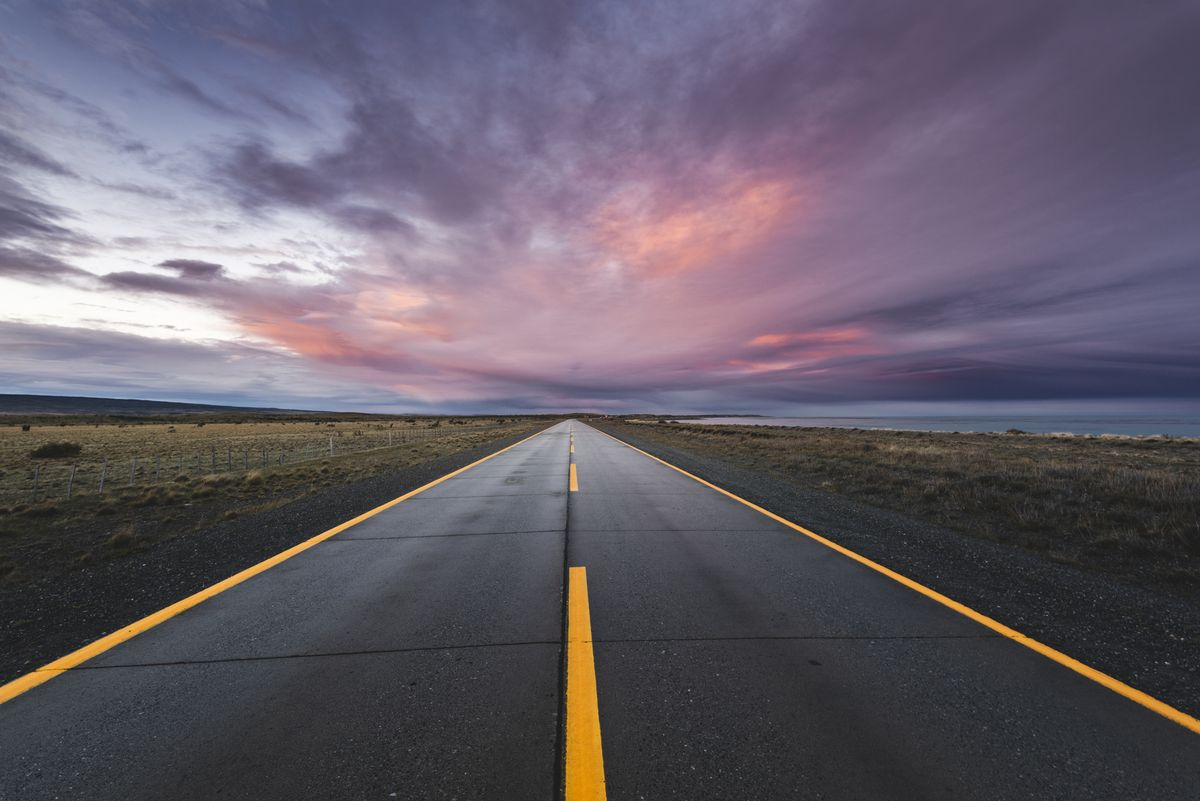
#> input picture road1.jpg, 1200 x 801 px
$ python road_detection2.py
#> lines starting #> are read from the running program, lines starting #| are printed output that depends on the picture; after the words box and inside, x2 and y2 are one past the last pixel; in counts of white or black regions, pixels touching at a corner belong together

import matplotlib.pylab as plt
import cv2
import numpy as np


def draw_the_lines(img, lines):
    img = np.copy(img)
    blank_image = np.zeros((img.shape[0], img.shape[1], 3), dtype=np.uint8)

    for line in lines:
        for x1, y1, x2, y2 in line:
            cv2.line(blank_image, (x1,y1), (x2,y2), (0, 255, 0), thickness=10)

    img = cv2.addWeighted(img, 0.8, blank_image, 1, 0.0)
    return img

imag = cv2.imread('road1.jpg')
#> imag is the input picture: shape (801, 1200, 3); mean B, G, R 105.1, 93.4, 100.3
image = cv2.cvtColor(imag, cv2.COLOR_BGR2RGB)

def process(image):
    print(image.shape)
    height = image.shape[0]
    width = image.shape[1]
    region_of_interest_vertices = [
        (0, height),
        (width/2, height/2),
        (width, height)
    ]
    gray_image = cv2.cvtColor(image, cv2.COLOR_BGR2GRAY)
    gaussian_image = cv2.GaussianBlur(gray_image, (13,13),0)
    canny_image = cv2.Canny(gaussian_image, 50, 200)

    lines = cv2.HoughLinesP(canny_image,
                            rho=2,
                            theta=np.pi/180,
                            threshold=100,
                            lines=np.array([]),
                            minLineLength=40,
                            maxLineGap=100)
    image_with_lines = draw_the_lines(image, lines)
    return image_with_lines


gray = cv2.cvtColor(image, cv2.COLOR_BGR2GRAY)
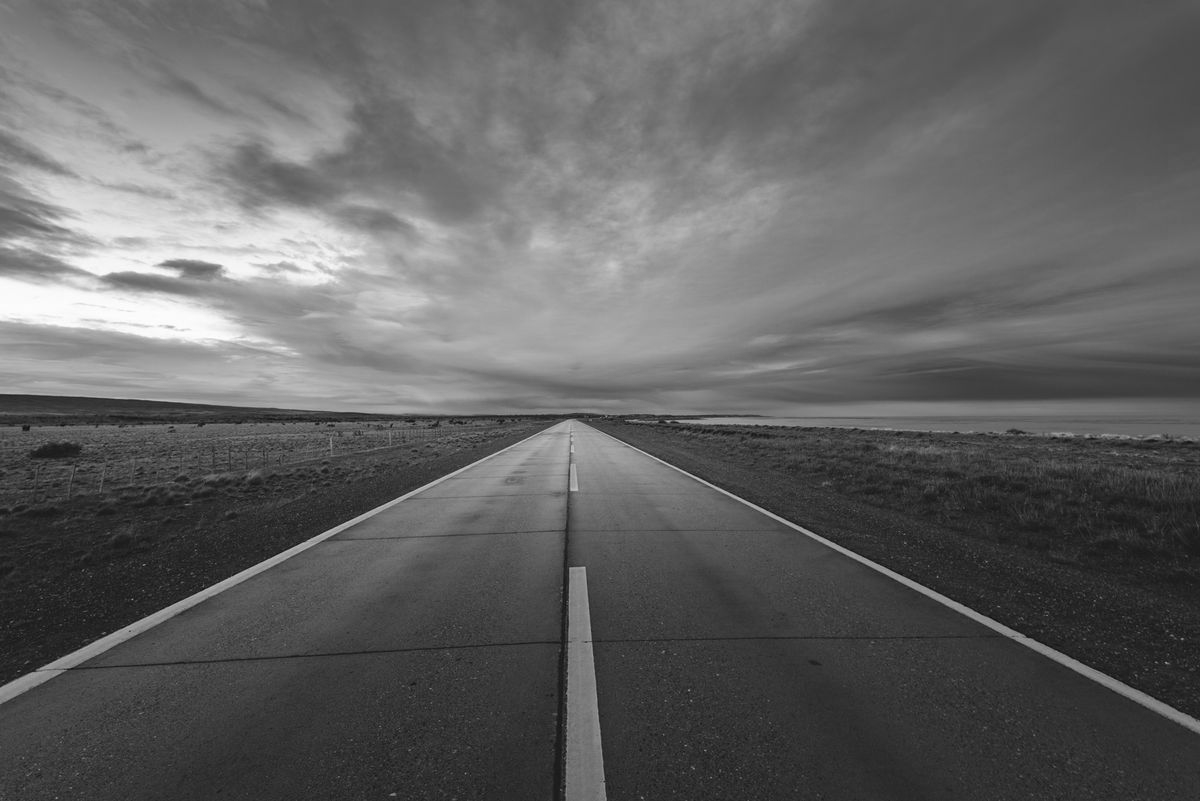
#> gray: shape (801, 1200); min 10, max 254, mean 97.7
gaussian = cv2.GaussianBlur(gray, (13,13),0)

plt.subplot(2,2,1),plt.imshow(process(image))
#| (801, 1200, 3)
#> in process, `canny_image = cv2.Canny(gaussian_image, 50, 200)`:
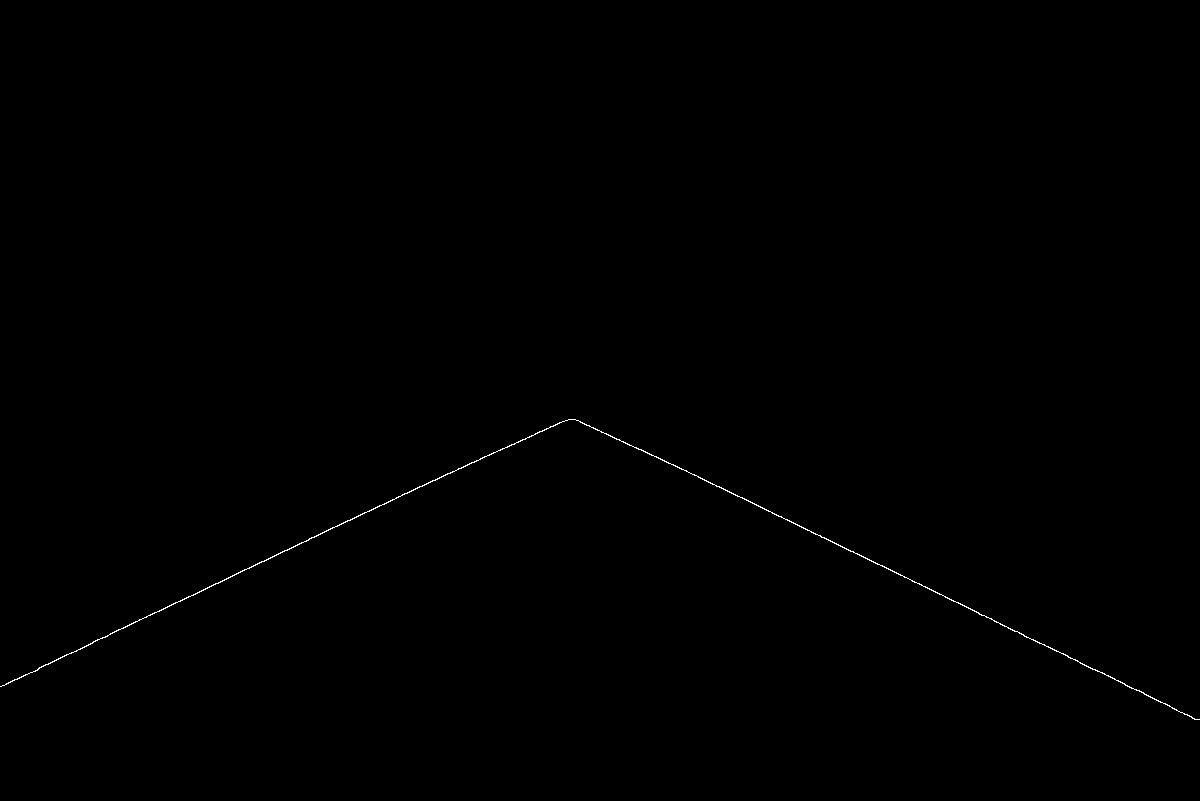
#> canny_image: shape (801, 1200); 0.17% white in thin lines or dots, all inside (x1, y1, x2, y2) = (0, 419, 1200, 720)
#> in process, `lines = cv2.HoughLinesP(canny_image, rho=2, theta=np.pi/180, threshold..`: lines = [[641, 449, 1196, 719], [507, 447, 568, 419], [232, 575, 562, 421], [32, 672, 230, 576], [606, 433, 716, 486]]
#> the loop in draw_the_lines, `for line in lines:` made 5 passes
#> in draw_the_lines, `img = cv2.addWeighted(img, 0.8, blank_image, 1, 0.0)`:
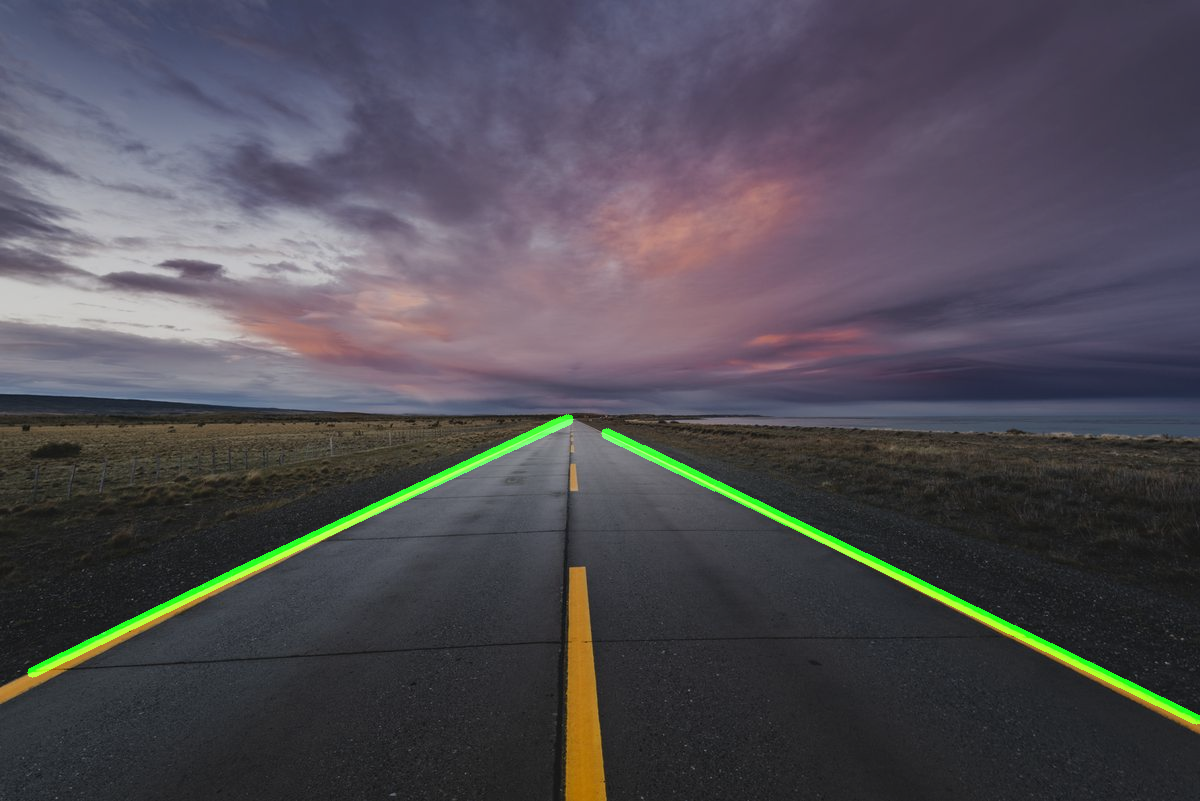
#> img: shape (801, 1200, 3); mean R, G, B 80.2, 77.2, 84.1
plt.subplot(2,2,2),plt.imshow(image)
plt.subplot(2,2,3),plt.imshow(gray)
plt.subplot(2,2,4),plt.imshow(gaussian)


plt.show()
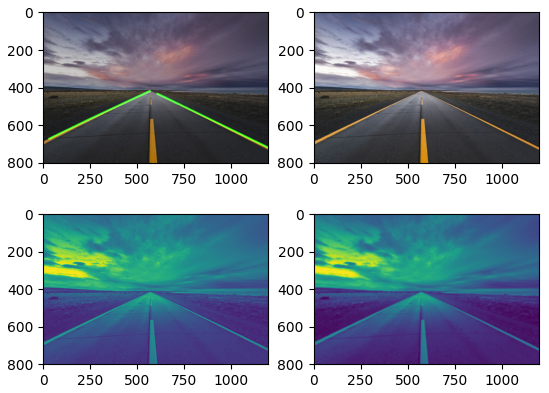
#> figure drawn by matplotlib, 4 panels

$ run again, with road2.jpg copied over road1.jpg
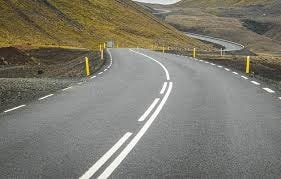
#> input picture road2.jpg, 281 x 179 px
#> imag is the input picture: shape (179, 281, 3); mean B, G, R 111.6, 123, 125.8
#| (179, 281, 3)
#> in process, `canny_image = cv2.Canny(gaussian_image, 50, 200)`:
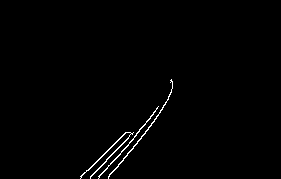
#> canny_image: shape (179, 281); 0.94% white in thin lines or dots, all inside (x1, y1, x2, y2) = (80, 79, 173, 179)
#> lines = [[98, 178, 171, 91], [109, 174, 158, 115]]
#> the loop in draw_the_lines, `for line in lines:` made 2 passes
#> in draw_the_lines, `img = cv2.addWeighted(img, 0.8, blank_image, 1, 0.0)`:
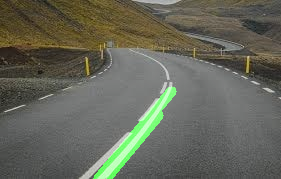
#> img: shape (179, 281, 3); mean R, G, B 100.7, 102.1, 89.3

$ run again, with road5.jpg copied over road1.jpg
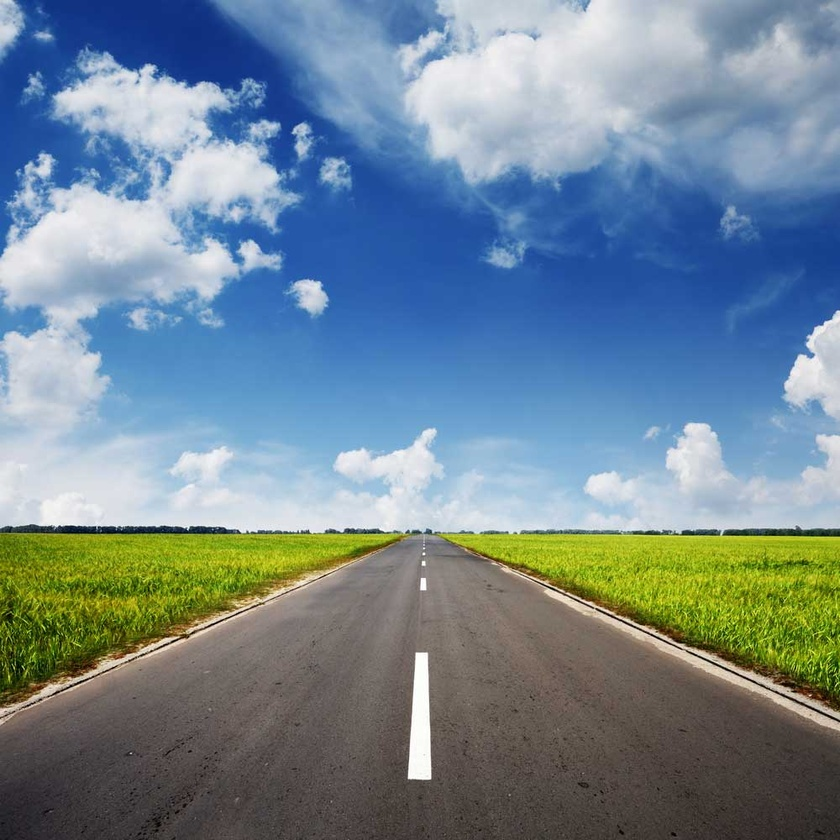
#> input picture road5.jpg, 840 x 840 px, shrunk from 1000 x 1000 before the run
#> imag is the input picture: shape (840, 840, 3); mean B, G, R 146.8, 134.2, 114
#| (840, 840, 3)
#> in process, `canny_image = cv2.Canny(gaussian_image, 50, 200)`:
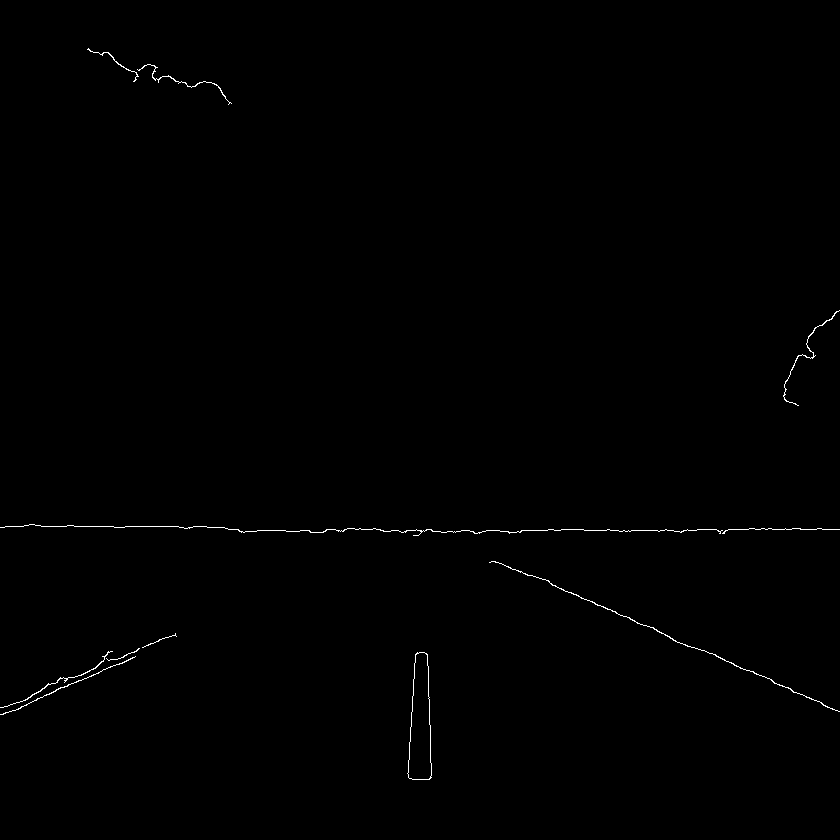
#> canny_image: shape (840, 840); 0.35% white in thin lines or dots, all inside (x1, y1, x2, y2) = (0, 48, 840, 780)
#> lines = 13 rows, first 6: [114, 527, 224, 527], [238, 530, 727, 530], [430, 529, 839, 711], [749, 528, 821, 528], [239, 531, 725, 531], [426, 529, 691, 647]
#> the loop in draw_the_lines, `for line in lines:` made 13 passes
#> in draw_the_lines, `img = cv2.addWeighted(img, 0.8, blank_image, 1, 0.0)`:
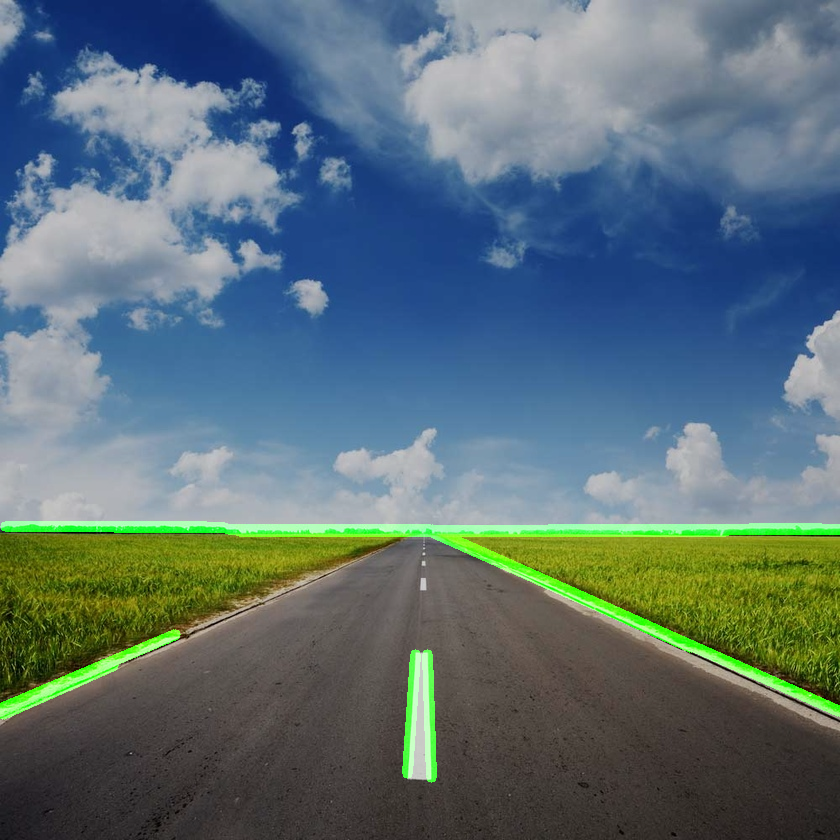
#> img: shape (840, 840, 3); mean R, G, B 91.2, 111.5, 117.4
